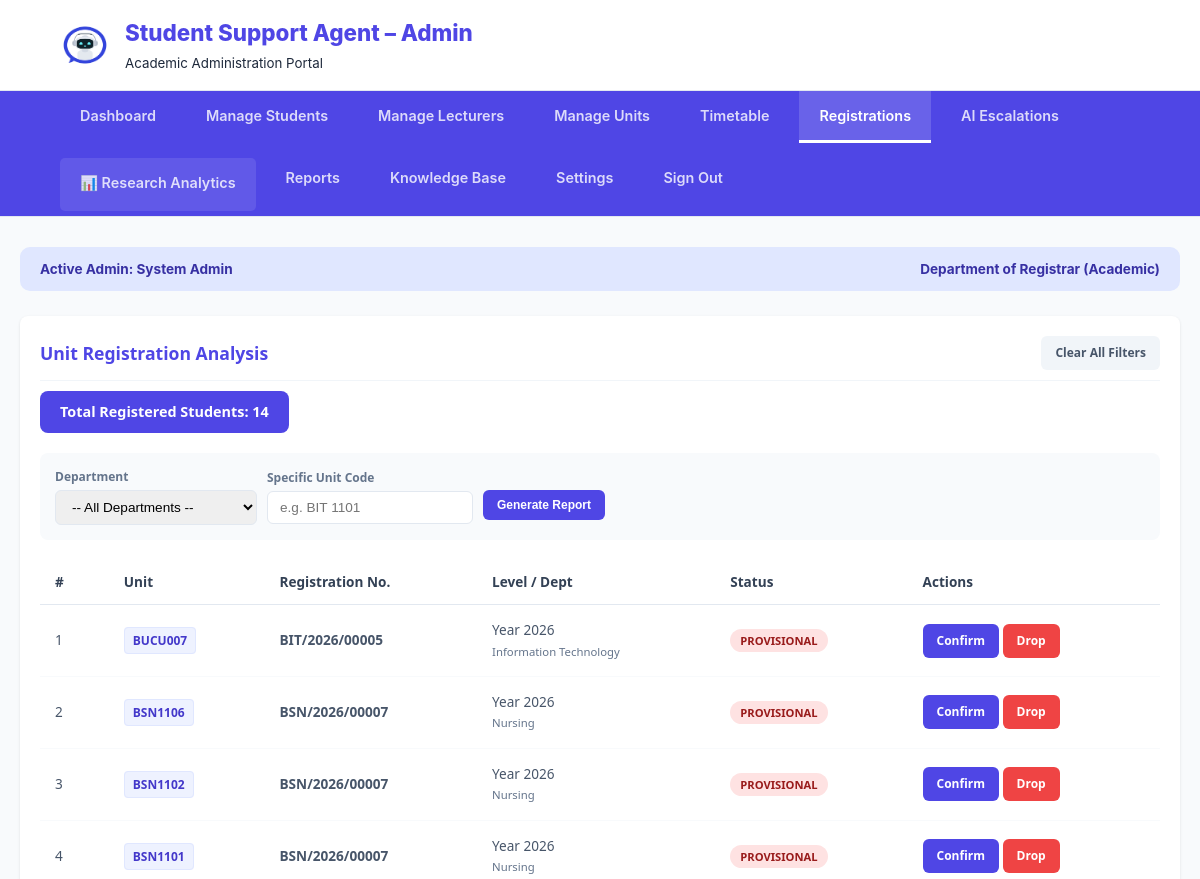
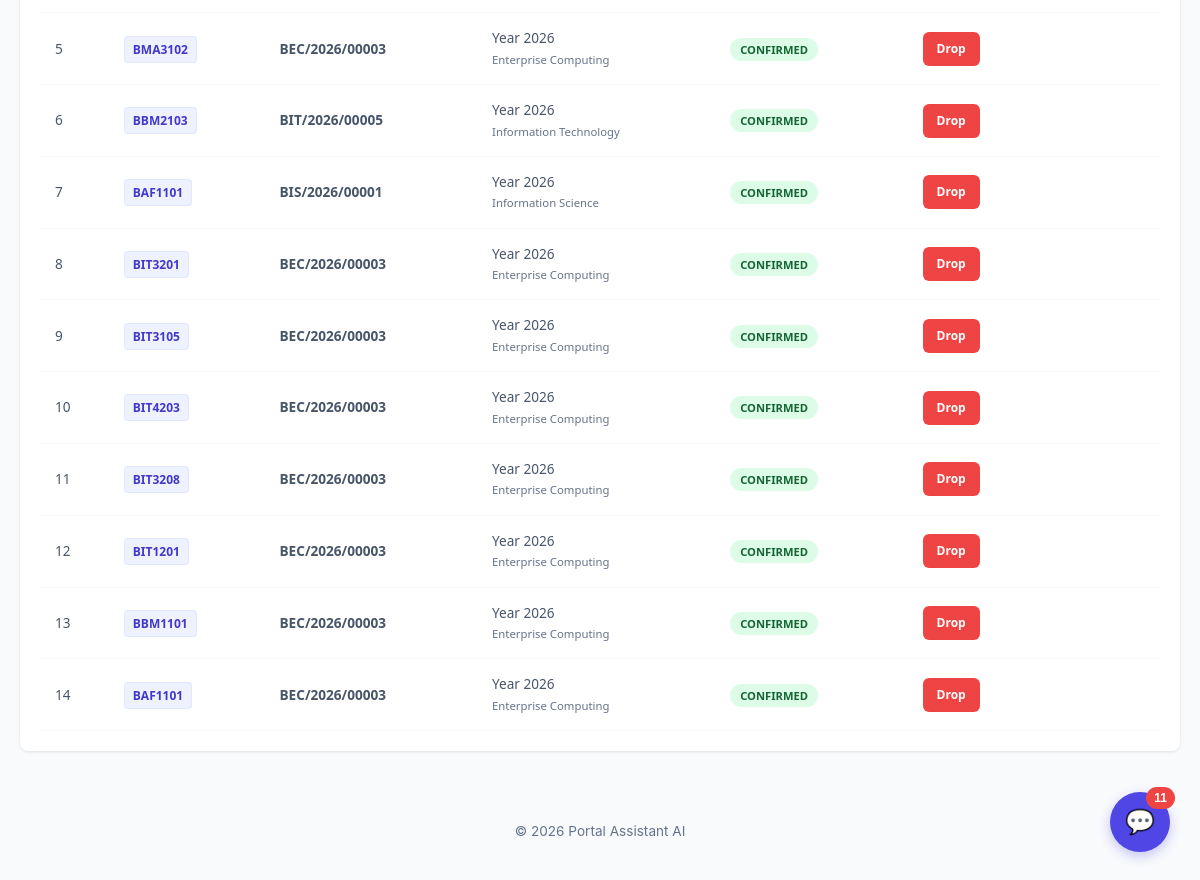
Page /Admin/Admin-index.php?section=registrations (signed in) on the committed database (2 pictures, top to bottom).
### tables this page shows
CREATE TABLE `registered_courses` (
  `id` int(11) NOT NULL,
  `student_reg_no` varchar(30) NOT NULL,
  `unit_code` varchar(20) NOT NULL,
  `department` varchar(100) DEFAULT NULL,
  `exam_type` varchar(30) NOT NULL,
  `class_group` varchar(20) NOT NULL,
  `semester` varchar(20) NOT NULL,
  `academic_year` varchar(10) NOT NULL,
  `status` enum('Provisional','Confirmed') DEFAULT 'Provisional',
  `registered_at` timestamp NOT NULL DEFAULT current_timestamp()
);

### Admin/view_registrations.php (the view, shortened to what this page needs)
<?php
$where_clause = "WHERE 1=1";
$selected_dept = isset($_POST['dept_filter']) ? mysqli_real_escape_string($conn, $_POST['dept_filter']) : "";
$selected_unit = isset($_POST['unit_filter']) ? mysqli_real_escape_string($conn, $_POST['unit_filter']) : "";
$query = "SELECT * FROM registered_courses $where_clause ORDER BY registered_at DESC";
$result = mysqli_query($conn, $query);
$total_students = mysqli_num_rows($result);
?>
<div class="master-plan-container">
    <div class="plan-header">
        <h2>Unit Registration Analysis</h2>
        <a href="Admin-index.php?section=registrations" class="btn-action" style="background: #f1f5f9; color: #475569;">Clear All Filters</a>
    </div>
    <div class="summary-counter">
        <?php
            if(!empty($selected_dept) || !empty($selected_unit)){
                echo "Found " . $total_students . " student(s) matching your filters.";
            } else {
                echo "Total Registered Students: " . $total_students;
            }
        ?>
    </div>
    <form method="POST" class="filter-bar">
        <div style="display:flex; flex-direction:column; gap:4px;">
            <label style="font-size: 0.75rem; font-weight:700; color:#64748b;">Department</label>
            <select name="dept_filter" class="filter-input">
                <option value="">-- All Departments --</option>
            </select>
        </div>
        <div style="display:flex; flex-direction:column; gap:4px;">
            <label style="font-size: 0.75rem; font-weight:700; color:#64748b;">Specific Unit Code</label>
            <input type="text" name="unit_filter" placeholder="e.g. BIT 1101" class="filter-input" value="<?php echo htmlspecialchars($selected_unit); ?>">
        </div>
        <button type="submit" name="filter_reg" class="btn-action btn-confirm" style="margin-top: 18px;">Generate Report</button>
    </form>
    <table class="workload-table">
        <thead>
            <tr>
                <th>#</th>
                <th>Unit</th>
                <th>Registration No.</th>
                <th>Level / Dept</th>
                <th>Status</th>
                <th>Actions</th>
            </tr>
        </thead>
        <tbody>
            <?php if($total_students > 0): $count = 1; ?>
                <?php while($row = mysqli_fetch_assoc($result)): ?>
                <tr>
                    <td><?php echo $count++; ?></td>
                    <td><span class="unit-badge"><?php echo htmlspecialchars($row['unit_code']); ?></span></td>
                    <td style="font-weight: 600;"><?php echo htmlspecialchars($row['student_reg_no']); ?></td>
                    <td>
                        <span style="display:block; font-weight: 500;">Year <?php echo $row['academic_year']; ?></span>
                        <small style="color:#64748b;"><?php echo htmlspecialchars($row['department']); ?></small>
                    </td>
                    <td><span class="status-tag <?php echo strtolower($row['status']); ?>"><?php echo $row['status']; ?></span></td>
                    <td>
                        <?php if($row['status'] == 'Provisional'): ?>
                            <a href="Admin-index.php?section=registrations&action=confirm&reg_id=<?php echo $row['id']; ?>" class="btn-action btn-confirm">Confirm</a>
                        <?php endif; ?>
                        <a href="Admin-index.php?section=registrations&action=drop&reg_id=<?php echo $row['id']; ?>" class="btn-action btn-drop" onclick="return confirm('Drop student?')">Drop</a>
                    </td>
                </tr>
                <?php endwhile; ?>
            <?php else: ?>
                <tr><td colspan="6" style="text-align:center; padding: 40px; color: #94a3b8;">No students found for this department/unit combination.</td></tr>
            <?php endif; ?>
        </tbody>
    </table>
</div>

### Admin/Admin-index.php (style rules this page uses)
:root { --primary: #4f46e5; --primary-dark: #3730a3; --bg: #f8fafc; --white: #ffffff; --text-main: #1e293b; --text-light: #64748b; --border: #e2e8f0; --accent: #e0e7ff; --success: #10b981; --research: #8b5cf6; --warning: #f59e0b; --danger: #ef4444; }
body { font-family: 'Inter', system-ui, sans-serif; background: var(--bg); color: var(--text-main); margin: 0; line-height: 1.5; }

### Admin/view_registrations.php (style rules this page uses)
.master-plan-container { background: #ffffff; padding: 20px; border-radius: 8px; box-shadow: 0 1px 3px rgba(0,0,0,0.1); font-family: 'Segoe UI', sans-serif; }
.plan-header { display: flex; justify-content: space-between; align-items: center; margin-bottom: 10px; padding-bottom: 10px; border-bottom: 1px solid #f1f5f9; }
.plan-header h2 { color: #4f46e5; font-size: 1.1rem; font-weight: 700; margin: 0; }
.summary-counter { background: #4f46e5; color: white; padding: 10px 20px; border-radius: 8px; margin-bottom: 20px; display: inline-block; font-weight: 600; font-size: 0.9rem; }
.filter-bar { display: flex; gap: 10px; background: #f8fafc; padding: 15px; border-radius: 8px; margin-bottom: 20px; flex-wrap: wrap; align-items: center; }
.filter-input { padding: 8px 12px; border: 1px solid #e2e8f0; border-radius: 6px; font-size: 0.85rem; min-width: 180px; }
.workload-table { width: 100%; border-collapse: collapse; }
.workload-table th { text-align: left; padding: 12px 15px; color: #334155; font-weight: 700; border-bottom: 1px solid #e2e8f0; font-size: 0.85rem; }
.workload-table td { padding: 15px; border-bottom: 1px solid #f8fafc; color: #475569; font-size: 0.85rem; vertical-align: middle; }
.unit-badge { background: #eef2ff; color: #4338ca; font-weight: 700; padding: 4px 8px; border-radius: 4px; font-size: 0.75rem; border: 1px solid #e0e7ff; }
.status-tag { padding: 4px 10px; border-radius: 20px; font-size: 0.7rem; font-weight: 700; text-transform: uppercase; }
.confirmed { background: #dcfce7; color: #166534; }
.provisional { background: #fee2e2; color: #991b1b; }
.btn-action { text-decoration: none; padding: 8px 14px; border-radius: 6px; font-size: 0.75rem; font-weight: 600; display: inline-block; transition: 0.2s; border: none; cursor: pointer; }
.btn-confirm { background: #4f46e5; color: white; }
.btn-drop { background: #ef4444; color: white; }

### rows in the picture
registered_courses: unit_code "BUCU007", student_reg_no "BIT/2026/00005", academic_year "2026", department "Information Technology", status "PROVISIONAL"
registered_courses: unit_code "BSN1106", student_reg_no "BSN/2026/00007", academic_year "2026", department "Nursing", status "PROVISIONAL"
registered_courses: unit_code "BSN1102", student_reg_no "BSN/2026/00007", academic_year "2026", department "Nursing", status "PROVISIONAL"
registered_courses: unit_code "BSN1101", student_reg_no "BSN/2026/00007", academic_year "2026", department "Nursing", status "PROVISIONAL"
registered_courses: unit_code "BMA3102", student_reg_no "BEC/2026/00003", academic_year "2026", department "Enterprise Computing", status "CONFIRMED"
registered_courses: unit_code "BBM2103", student_reg_no "BIT/2026/00005", academic_year "2026", department "Information Technology", status "CONFIRMED"
registered_courses: unit_code "BAF1101", student_reg_no "BIS/2026/00001", academic_year "2026", department "Information Science", status "CONFIRMED"
registered_courses: unit_code "BIT3201", student_reg_no "BEC/2026/00003", academic_year "2026", department "Enterprise Computing", status "CONFIRMED"
registered_courses: unit_code "BIT3105", student_reg_no "BEC/2026/00003", academic_year "2026", department "Enterprise Computing", status "CONFIRMED"
registered_courses: unit_code "BIT4203", student_reg_no "BEC/2026/00003", academic_year "2026", department "Enterprise Computing", status "CONFIRMED"
registered_courses: unit_code "BIT3208", student_reg_no "BEC/2026/00003", academic_year "2026", department "Enterprise Computing", status "CONFIRMED"
registered_courses: unit_code "BIT1201", student_reg_no "BEC/2026/00003", academic_year "2026", department "Enterprise Computing", status "CONFIRMED"
registered_courses: unit_code "BBM1101", student_reg_no "BEC/2026/00003", academic_year "2026", department "Enterprise Computing", status "CONFIRMED"
registered_courses: unit_code "BAF1101", student_reg_no "BEC/2026/00003", academic_year "2026", department "Enterprise Computing", status "CONFIRMED"

### other values in the picture
$admin_name "System Admin"
$total_students "14"
$notif_count "11"
